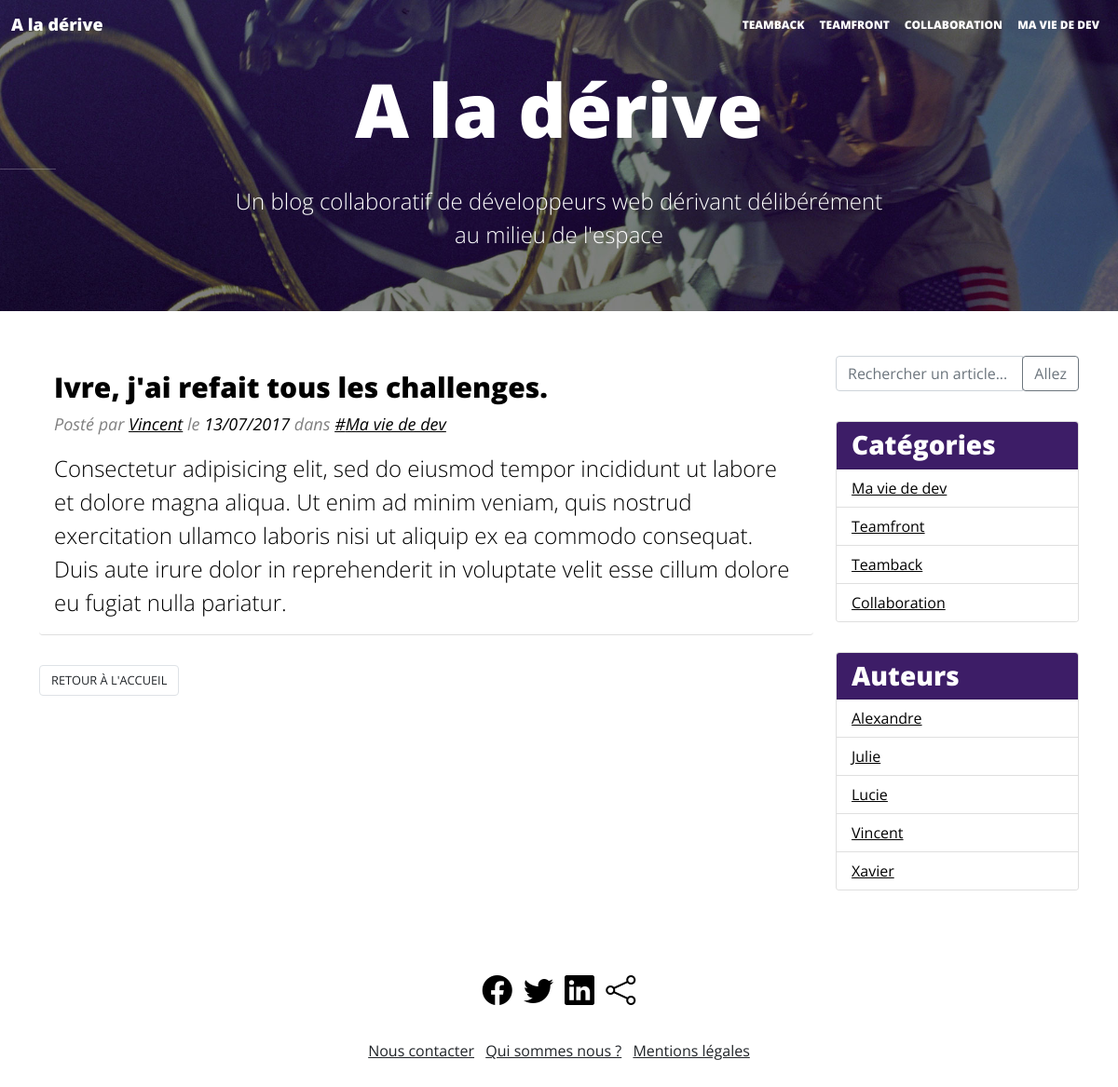
/php/index.php?page=article&id=1, run on the app's committed database.
### tables this page shows
CREATE TABLE `post` (
  `id` int(10) UNSIGNED NOT NULL,
  `author_id` int(10) UNSIGNED NOT NULL,
  `category_id` int(10) UNSIGNED NOT NULL,
  `title` varchar(64) NOT NULL,
  `resume` varchar(255) NOT NULL,
  `content` text NOT NULL,
  `published_date` datetime NOT NULL,
  `views` mediumint(8) UNSIGNED NOT NULL DEFAULT '0'
);

CREATE TABLE `author` (
  `id` int(10) UNSIGNED NOT NULL,
  `name` varchar(64) NOT NULL,
  `image` varchar(255) DEFAULT NULL,
  `email` varchar(255) DEFAULT NULL
);

CREATE TABLE `category` (
  `id` int(10) UNSIGNED NOT NULL,
  `name` varchar(32) NOT NULL,
  `position` int(10) UNSIGNED NOT NULL DEFAULT '0'
);

### php/index.php (called while the page is built, shortened)
<?php
require __DIR__ . '/inc/classes/Article.php';
require __DIR__ . '/inc/classes/Category.php';
require __DIR__ . '/inc/classes/Author.php';
require __DIR__ . '/inc/data_from_db.php';
$pageToDisplay = 'home';
if (isset($_GET['page']) && $_GET['page'] !== '') {
    $pageToDisplay = $_GET['page'];
}
if ($pageToDisplay === 'home') {
    $articlesList = $dataArticlesList;
} else if ($pageToDisplay === 'article') {
    $articlesList = $dataArticlesList;
    $articleId = filter_input(INPUT_GET, 'id', FILTER_VALIDATE_INT);
    if ($articleId !== false && $articleId !== null) {
        $articleToDisplay = $articlesList[$articleId];
    } else {
        $pageToDisplay = 'home';
    }
} else if ($pageToDisplay === 'author') {
    $idAuthor = filter_input(INPUT_GET, 'id', FILTER_VALIDATE_INT);
    $authorData = $dataAuthorsList[$idAuthor];
    $articlesList = [];
    foreach ($dataArticlesList as $indexArticle => $article) {
        if ($article->author == $authorData->name) {
            $articlesList[$indexArticle] = $article ;
        }
    }
} else if ($pageToDisplay === 'category') {
    $idCategory = filter_input(INPUT_GET, 'id', FILTER_VALIDATE_INT);
    $categoryData = $dataCategoriesList[$idCategory];
    $articlesList = [];
    $articlesList = $categoryData->getArticles($dataArticlesList);
}
require __DIR__ . '/inc/templates/header.tpl.php';
require __DIR__ . '/inc/templates/' . $pageToDisplay . '.tpl.php';
require __DIR__ . '/inc/templates/footer.tpl.php';

### php/inc/data_from_db.php (called while the page is built)
<?php
$dsn = 'mysql:dbname=oblog;host=localhost;charset=UTF8' ;
$user = 'oblog' ;
$password = 'oblog' ;
try {
    $pdoDBConnexion = new PDO($dsn, $user, $password, [
        PDO::ATTR_ERRMODE => PDO::ERRMODE_WARNING
    ]);
} catch (PDOException $exception) {
    exit("Site temporairement non disponible");
}
$dataCategoriesList = [];
$sql = "SELECT * FROM category" ;
$pdoStatement = $pdoDBConnexion->query($sql);
while ($row = $pdoStatement->fetch(PDO::FETCH_ASSOC)) {
    $idCategory = $row["id"];
    $nameCategory = $row["name"];
    $dataCategoriesList[$idCategory] = new Category($nameCategory);
}
$dataAuthorsList = [];
$sql = "SELECT * FROM author ORDER BY name" ;
$pdoStatement = $pdoDBConnexion->query($sql);
while ($row = $pdoStatement->fetch(PDO::FETCH_ASSOC)) {
    $idAuthor = $row["id"];
    $nameAuthor = $row["name"];
    $dataAuthorsList[$idAuthor] = new Author($nameAuthor);
}
$dataArticlesList = [];
$sql = 'SELECT * FROM post';
$pdoStatement = $pdoDBConnexion->query($sql);
$resultsPosts = $pdoStatement->fetchAll(PDO::FETCH_ASSOC);
foreach ($resultsPosts as $post) {
    $id = $post['id'];
    $idAuthor = $post["author_id"] ;
    $author = $dataAuthorsList[$idAuthor];
    $nameAuthor = $author->name;
    $idCategory = $post["category_id"];
    $category = $dataCategoriesList[$idCategory];
    $nameCategory = $category->name;
    $dataArticlesList[$id] = new Article(
        $post["title"],
        $post["content"],
        $nameAuthor,
        $post["published_date"],
        $nameCategory
    );
}

### php/inc/classes/Author.php (called while the page is built, shortened)
<?php
class Author
{
    public function __construct($name = "")
    {
        $this->name = $name;
    }
}

### php/inc/classes/Category.php (called while the page is built, shortened)
<?php
class Category
{
    public function __construct($name = "")
    {
        $this->name = $name;
    }
}

### php/inc/classes/Article.php (called while the page is built, shortened)
<?php
class Article
{
    public $date;
    public function __construct($title = '', $content = '', $author = '', $date = '', $category = '')
    {
        $this->title = $title;
        $this->content = $content;
        $this->author = $author;
        $this->date = $date;
        $this->category = $category;
    }
    public function getDateFr()
    {
        return date('d/m/Y', strtotime($this->date));
    }
}

### php/inc/templates/nav-right.tpl.php (the view)
<aside class="col-lg-3">
    <div class="input-group mb-3">
        <input type="text" class="form-control" placeholder="Rechercher un article..." aria-label="Rechercher un article..." aria-describedby="basic-addon2">
        <div class="input-group-append">
            <button class="btn btn-outline-secondary" type="button">Allez</button>
        </div>
    </div>
    <div class="card">
        <h3 class="card-header">Catégories</h3>
        <ul class="list-group list-group-flush">
            <?php foreach($dataCategoriesList as $indexCategory => $category): ?>
            <li class="list-group-item">
                <a href="index.php?page=category&id=<?php echo $indexCategory ; ?>">
                    <?php echo $category->name ; ?>
                </a>
            </li>
            <?php endforeach; ?>
        </ul>
    </div>
    <div class="card">
        <h3 class="card-header">Auteurs</h3>
        <ul class="list-group list-group-flush">
            <?php foreach ($dataAuthorsList as $indexAuthor => $author) : ?>
            <li class="list-group-item"><a href="index.php?page=author&id=<?php echo $indexAuthor ; ?>"><?php echo $author->name ; ?></a></li>
            <?php endforeach; ?>
        </ul>
    </div>
</aside>

### php/inc/templates/article.tpl.php
<div class="container">
    <div class="row">
      <main class="col-lg-9">
        <article class="card">
          <div class="card-body">
            <h2 class="card-title"><?= $articleToDisplay->title ?></h2>
            <p class="infos">
              Posté par <a href="#" class="card-link"><?= $articleToDisplay->author ?></a> le <time datetime="<?= $articleToDisplay->date ?>"><?= $articleToDisplay->getDateFr() ?></time> dans <a href="#"
                class="card-link">#<?= $articleToDisplay->category ?></a>
            </p>
            <p class="card-text"><?= $articleToDisplay->content ?></p>
          </div>
        </article>
        <nav aria-label="Page navigation example">
          <ul class="pagination justify-content-between">
            <li class="page-item"><a class="page-link" href="index.html"><i class="fa fa-arrow-left"></i> Retour à l'accueil</a></li>
          </ul>
        </nav>
      </main>
      <?php require 'nav-right.tpl.php'; ?>
    </div>

### php/css/blog.css (style rules this page uses)
body { font-family: 'Open Sans', sans-serif; }
article.card { margin: 2em 0; border: 0; border-bottom: 1px solid rgba(0,0,0,.125); }
article h2 { font-size: 30px; font-weight: 800; }
article p.card-text { font-size: 24px; font-weight: 300; }
article div { font-size: 18px; font-weight: 400; color: black; }
article a, article time { color: black; }
article .infos { font-style: italic; color: grey; }
.page-link { text-transform: uppercase; color: inherit; font-size: 0.8em; }
aside { display: none; padding: 2em 0; }
@media (min-width:992px) { .card-header { background: #3d1d67; color: white; font-weight: 800; } }
@media (min-width:992px) { .card a { color: black; } }
@media (min-width:992px) { .card { margin: 2em 0; } }
@media (min-width:992px) { aside { display: block; } }

### data on the page
post: title "Ivre, j'ai refait tous les challenges.", published_date "13/07/2017", content "Consectetur adipisicing elit, sed do eiusmod tempor incididunt ut labore et dolore magna aliqua. Ut enim ad minim veniam, quis nostrud exercitation ullamco laboris nisi ut aliquip ex ea commodo consequat. Duis aute irure dolor in reprehenderit in voluptate velit esse cillum dolore eu fugiat nulla pariatur."
author: name "Vincent"
category: name "Ma vie de dev"
category: name "Teamfront"
category: name "Teamback"
category: name "Collaboration"
author: name "Alexandre"
author: name "Julie"
author: name "Lucie"
author: name "Xavier"
